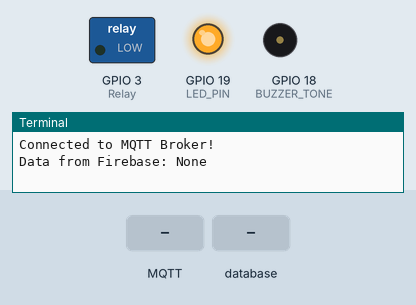
This program was run on a simulated Raspberry Pi (BCM pin numbers). Shown: switched loads named in the program (green lamp = pin HIGH), output pins drawn as LEDs (lit = HIGH), buzzer (waves = sounding), the last lines printed to the terminal. Inputs (shaded band) come from the test bench. No MQTT or app messages arrive unless stated; each call to the cloud database takes 0.3 s, and an entry nobody has set reads as its off value or as empty; speech is not drawn; the words are listed on the console. At 5.1 s the program stops and its outputs stay as they are.

Above: at 1.3 s.
1.4 s: MQTT message "1779927128" arrives on the first subscribed topic
At 1.86 s:
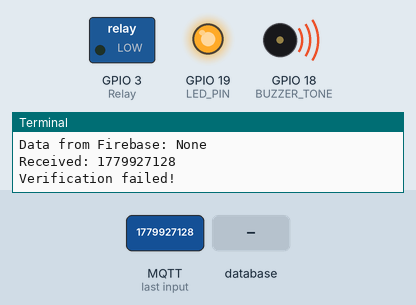
3.5 s: database entry "value" set to "1779927128"
At 5.4 s:
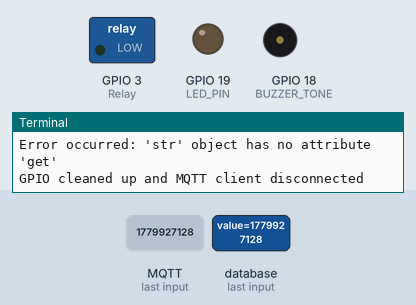
Timing chart, 0 to 6.6 s (numbered marks = the images above; inputs shaded):
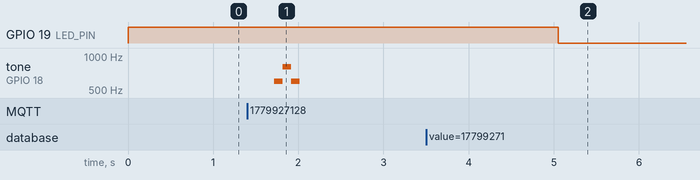

Measured:
- after the input at 1.4 s, tone on GPIO 18 (BUZZER_TONE): silent → 600 Hz after 0.32 s, → 800 Hz 0.10 s later, → 600 Hz 0.10 s later, → silent 0.10 s later
- after the input at 3.5 s, GPIO 19 (LED_PIN): HIGH → LOW after 1.6 s

The program:

Script1.py
```python
import os
import paho.mqtt.client as mqtt
from gpiozero import PWMOutputDevice
import RPi.GPIO as GPIO

import firebase_admin
from firebase_admin import credentials
from firebase_admin import db

import time

BROKER = "broker.emqx.io"
TOPIC = "SIT210/wave11"
TOPIC2 = "SIT210/wave6"
LED_PIN = 19
BUZZER = 18
Relay = 3

GPIO.setmode(GPIO.BCM)
GPIO.setup(LED_PIN, GPIO.OUT)
BUZZER_TONE = PWMOutputDevice(BUZZER)

GPIO.setup(Relay, GPIO.OUT)

cred = credentials.Certificate("/home/dinith/Desktop/Project/MQTT/smart-farm-defense-system-firebase-adminsdk-fbsvc-745c505a8f.json")

firebase_admin.initialize_app(cred, {
    'databaseURL': 'https://smart-farm-defense-system-default-rtdb.firebaseio.com'
})

fence_state_check = False

GPIO.output(LED_PIN, GPIO.HIGH)

def on_message(client, userdata, msg):
    message = msg.payload.decode("utf-8")
    print("Received:", message)

    if message == "1779927128":
        ID = "TAG01"
    elif message == "980315838":
        ID = "TAG02"
    elif message == "1275606116":
        ID = "TAG03"
    else:
        return  # unknown tag, bail out

    ID_status = IDControl(ID)

    if ID_status == "Verified":
        confirmation = "Device verified!"
        client.publish(TOPIC2, confirmation)
        speak("Device Verified")
        print(f"Sent confirmation: {confirmation}")

        play_tone(1700, 0.06)
        play_tone(1300, 0.07)
        play_tone(1000, 0.08)
        play_tone(800, 0.09)
    else:
        status = "Verification failed!"
        client.publish(TOPIC2, status)
        speak("Verification failed")
        print(status)

        play_tone(600, 0.1)
        play_tone(800, 0.1)
        play_tone(600, 0.1)


def on_connect(client, userdata, flags, rc):
    if rc == 0:
        print("Connected to MQTT Broker!")
        client.subscribe(TOPIC)
    else:
        print(f"Failed to connect, return code {rc}")
        sys.exit(1)

def play_tone(freq, duration):
    BUZZER_TONE.frequency = freq
    BUZZER_TONE.value = 0.2
    time.sleep(duration)
    BUZZER_TONE.off()

def speak(text):
    os.system(f'espeak "{text}"')

def IDControl(ID):
    ref = db.reference(f'/ID/{ID}')
    data = ref.get()
    return data

def FenceVoltageControl():
        global fence_state_check
        ref = db.reference('/')  # Adjust path
        data = ref.get()
        print("Data from Firebase:", data)

        fence_state = data.get('Fence') if data else None

        # If gate just opened
        if fence_state == 'Enhance' and fence_state_check == False:
            GPIO.output(Relay, GPIO.HIGH)  # Turn on relay

        elif fence_state == 'Normal':
            GPIO.output(Relay, GPIO.LOW)  # Turn off relay
            fence_state_check = False

        time.sleep(2)

client = mqtt.Client()
client.on_connect = on_connect
client.on_message = on_message

try:
    client.connect(BROKER, 1883, 60)
    client.loop_start()  # This will block until interrupted
    while True:
        FenceVoltageControl()
except KeyboardInterrupt:
     print("Program interrupted by user")
except Exception as e:
      print(f"Error occurred: {str(e)}")
finally:
     GPIO.cleanup()
     client.disconnect()
     print("GPIO cleaned up and MQTT client disconnected")
```
